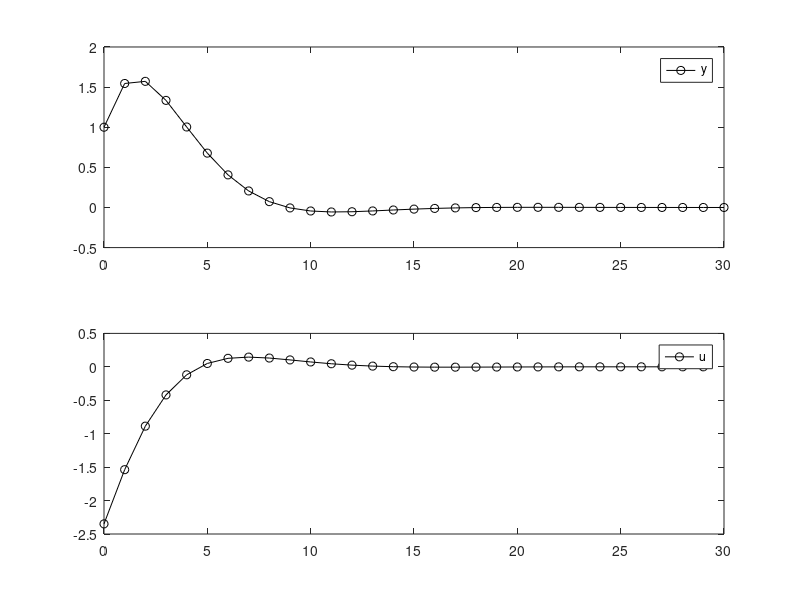
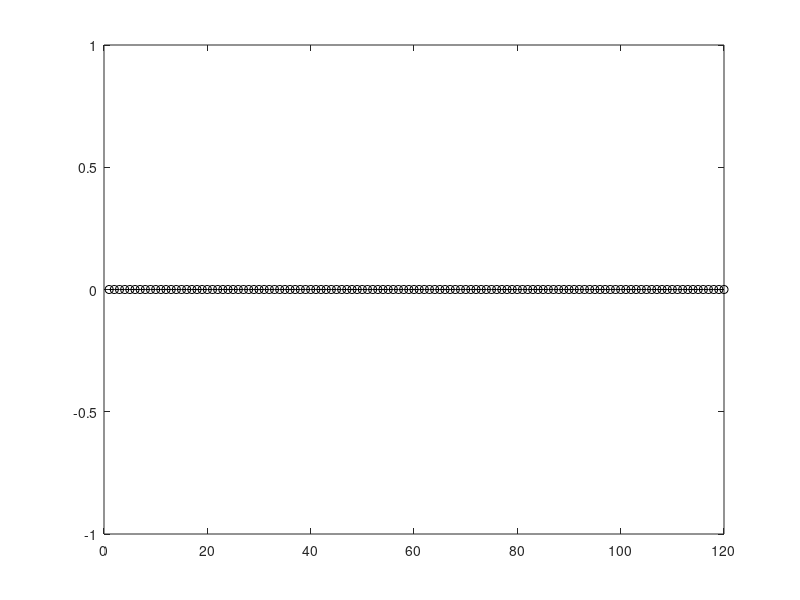

Write MATLAB code to recreate these figures, in order.
%Exercise 5_d

A = [0     0      0    ;
     0     0      1    ;
     0.1  -0.79   1.78];
B = [1 0 0.1]';
C = [0 0 1];

x0 = [0;0;1];

Q = [0 0 0; 0 0 0; 0 0 2];
R = 2;

N= 30;
nx = 3;
nu = 1;

I = sparse(eye(N));
Q_G = sparse(kron(I,Q));
R_G = sparse(kron(I,R));
G = blkdiag(Q_G,R_G);

A_eq_I = sparse(eye(N*nx));
A_eq_A = sparse(kron(diag(ones(N-1,1),-1),-A));
A_eq_B = sparse(kron(I,-B));

A_eq = [A_eq_I + A_eq_A, A_eq_B];

b_eq = sparse([A*x0;zeros((N-1)*nx,1)]);

KKT_zero = sparse(zeros(N*nx));
KKT_zero_vec = sparse(zeros(N*(nx+nu),1));

KKT = [G -A_eq';
       A_eq KKT_zero];
KKT_vec = [KKT_zero_vec;b_eq];

KKT_sol = KKT\KKT_vec;

%Getting the variables
z = KKT_sol(1:N*(nx+nu));
y = [x0(3);z(nx:nx:N*nx)];
u = z(N*nx+1:nx*N+nu*N);

time = 1:N;

figure(1)
subplot(2,1,1);
plot([0,time],y,'-ko');
legend('y');
subplot(2,1,2);
plot(time-1,u,'-ko');
legend('u');

x = quadprog(G,[],[],[],A_eq,b_eq);
figure(2);
plot(x,'-ko');

